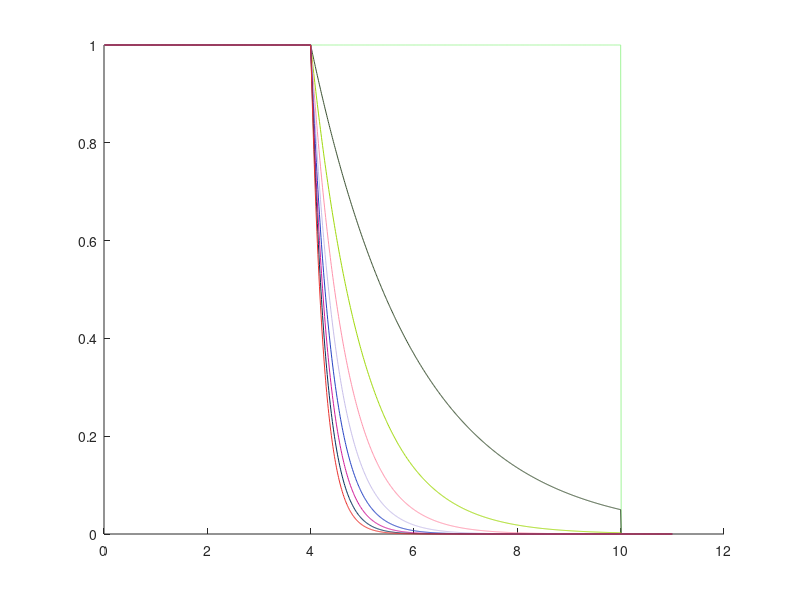
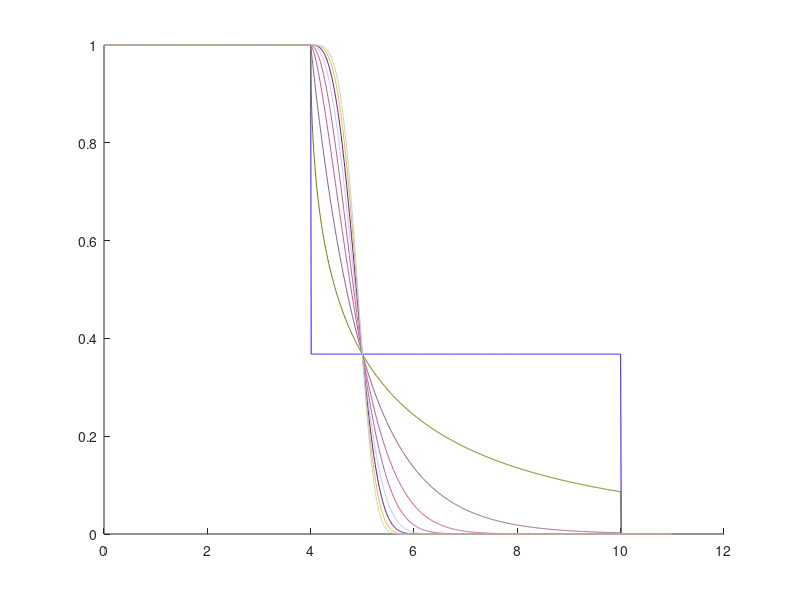

These figures' MATLAB source, in order:
clear all
clc

alpha = 0.5;
beta = 1;
maxSensingRange = 10;
uncertainRange = 6;
certainRange = maxSensingRange - uncertainRange;
figure('Name','Truncated Attenuated Disk Response: Alpha Influence');
hold all;
for alpha = 0.0:0.5:4
    distanceX = [];
    response = [];
    for distance = 0.01:0.01:11
        [row,column] = size(response);
        index = column + 1;
        distanceX(index) = distance;
        if(distance <= certainRange)
            response(index) = 1;
        elseif((distance > certainRange) && (distance<=maxSensingRange))
            response(index) = exp(-alpha * (distance - certainRange)^beta);
        else
            response(index) = 0;
        end
    end
    legendTitle = strcat('alpha = ',num2str(alpha));
    plot(distanceX,response,'color',rand(1,3),'DisplayName',legendTitle)
    hold all
    pause(2)
end

alpha = 1;
figure('Name','Truncated Attenuated Disk Response: Beta Influence');
hold all;
for beta = 0.0:0.5:4
    distanceX = [];
    response = [];
    for distance = 0.01:0.01:11
        [row,column] = size(response);
        index = column + 1;
        distanceX(index) = distance;
        if(distance <= certainRange)
            response(index) = 1;
        elseif((distance > certainRange) && (distance<=maxSensingRange))
            response(index) = exp(-alpha * (distance - certainRange)^beta);
        else
            response(index) = 0;
        end
    end
    legendTitle = strcat('alpha = ',num2str(alpha));
    plot(distanceX,response,'color',rand(1,3),'DisplayName',legendTitle)
    hold all
    pause(2)
end
